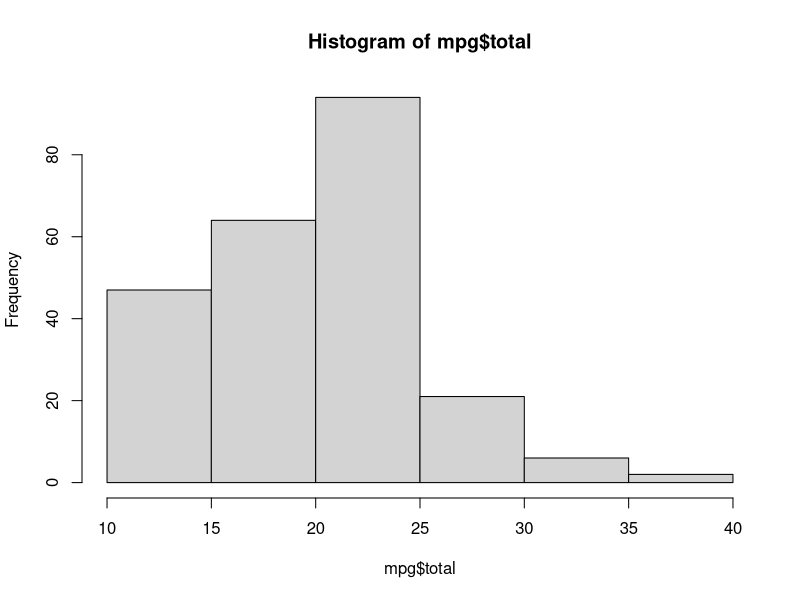

Recreate this plot in R.
# 제어문
# 조건판단문 if
x <- 10; y <- 5

if(x + y >= 10){
  cat("결과는 ", x + y)
  cat("참일 때 수행")
}else if(x + y >= 5){
  cat("결과는 ", x + y)
}else{
  print("거짓일 때 수행")
}

ifelse(x >= 5, '참', '거짓')

install.packages("ggplot2")
library(ggplot2)

utils::head(mpg, 2)
typeof(mpg)
is(mpg)
mpg <- as.data.frame(ggplot2::mpg)
head(mpg, 2)
? mpg
summary(mpg)
str(mpg)

# 통합 연비 칼럼 추가
mpg$total <- (mpg$cty + mpg$hwy) / 2
head(mpg, 2)

if(mean(mpg$total >= 20)){
  print("우수 연비")
}else{
  print("보통 연비비")
}

summary(mpg$total)
hist(mpg$total)

mpg$grade <- ifelse(mpg$total >= 30, 'A', ifelse(mpg$total >= 20, 'B', 'C'))
head(mpg)

# 조건판단문 switch
# switch(비교구문, 실행1, 실행2...)
switch("age", id='hong', age = 33, name = '홍길동')

a <- 1
switch(a, mean(1:10), max(1:10))

# 조건판단문 which : 벡터를 대상으로 특정 데이터를 검색
name <- c("kor", " eng", "mat", "kor")
name
which(name=="kor")

# ------------------
# 반복문 : for, while, repeat
# 반복문 for
i <- 1:10
for(n in i){
  print(n)
}

for(su in 1:9){
  res = 2 * su
  cat(2, '*', su, '=', res, '\n')
}

# 반복문 while
i <- 0
while(i < 100){
  i = i + 1
  print(i)
}

i <- 0
while(TRUE){
  i = i + 1
  print(i)
  if(i == 3) break
}

# 반복문 repeat
cnt <- 1
repeat{
  print(cnt)
  cnt = cnt + 2
  if(cnt > 10) break
}